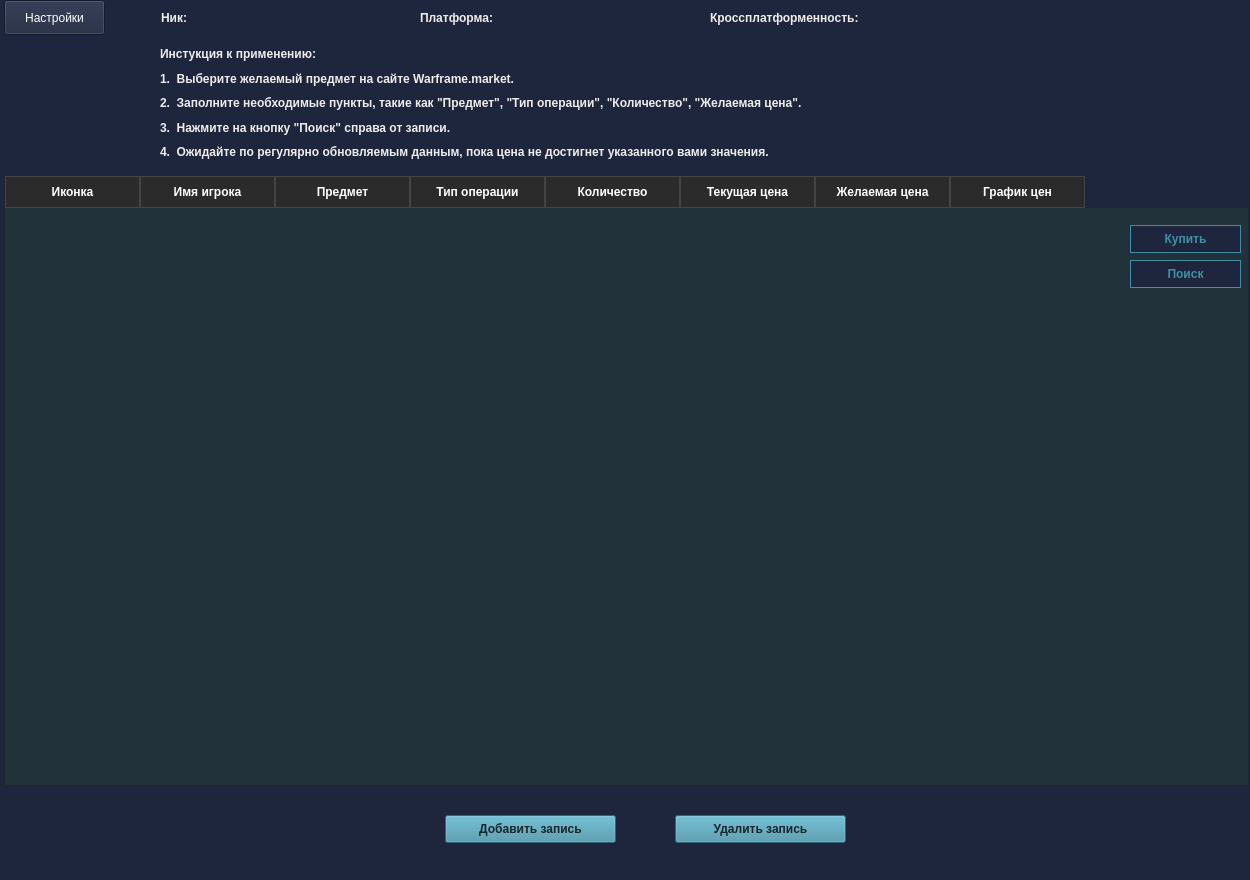
<?xml version="1.0" encoding="UTF-8"?>
<ui version="4.0">
 <class>MainWindow</class>
 <widget class="QMainWindow" name="MainWindow">
  <property name="geometry">
   <rect>
    <x>0</x>
    <y>0</y>
    <width>1250</width>
    <height>880</height>
   </rect>
  </property>
  <property name="sizePolicy">
   <sizepolicy hsizetype="Fixed" vsizetype="Fixed">
    <horstretch>0</horstretch>
    <verstretch>0</verstretch>
   </sizepolicy>
  </property>
  <property name="minimumSize">
   <size>
    <width>1250</width>
    <height>880</height>
   </size>
  </property>
  <property name="maximumSize">
   <size>
    <width>1250</width>
    <height>880</height>
   </size>
  </property>
  <property name="windowTitle">
   <string>WarframeParser</string>
  </property>
  <property name="windowIcon">
   <iconset resource="../../../PycharmProjects/warf_mark_check/icons/res-icon.qrc">
    <normaloff>:/icons/warf_parser_mini_imresizer.png</normaloff>:/icons/warf_parser_mini_imresizer.png</iconset>
  </property>
  <property name="styleSheet">
   <string notr="true">background-color: #1e263e;
color: white;
</string>
  </property>
  <widget class="QWidget" name="centralwidget">
   <widget class="QTableWidget" name="marketTable">
    <property name="geometry">
     <rect>
      <x>4</x>
      <y>175</y>
      <width>1245</width>
      <height>611</height>
     </rect>
    </property>
    <property name="focusPolicy">
     <enum>Qt::NoFocus</enum>
    </property>
    <property name="toolTip">
     <string/>
    </property>
    <property name="styleSheet">
     <string notr="true">QHeaderView::section {
    background-color: #2b2b2b; /*шапка таблицы*/
    color: #ffffff;
    padding: 6px;
    border: 1px solid #444;
    font-weight: bold;
}

QHeaderView::section:hover {
    background-color: #3a3a3a; /*подсветка при наведении*/
}

QTableWidget#marketTable {
    alternate-background-color: #18282f; 
    background-color: #22323a;
	color: #efecec;
}

QTableCornerButton::section {
    background-color: #2b2b2b; /* совпадает с фоном заголовков */
    border: 1px solid #444;    /* если нужен контур */
}

QTableWidget::item:selected {
    background-color: transparent;
}

QTableWidget::item:selected:!active {
    background-color: #418fa5;
    color: #18252a;
}

QToolTip {
    background-color: efecec; 
    color: #2b2b2b;
    padding: 5px;
}</string>
    </property>
    <property name="alternatingRowColors">
     <bool>true</bool>
    </property>
    <property name="selectionMode">
     <enum>QAbstractItemView::SingleSelection</enum>
    </property>
    <property name="selectionBehavior">
     <enum>QAbstractItemView::SelectItems</enum>
    </property>
    <property name="wordWrap">
     <bool>true</bool>
    </property>
    <property name="rowCount">
     <number>0</number>
    </property>
    <property name="columnCount">
     <number>8</number>
    </property>
    <attribute name="horizontalHeaderCascadingSectionResizes">
     <bool>true</bool>
    </attribute>
    <attribute name="horizontalHeaderDefaultSectionSize">
     <number>135</number>
    </attribute>
    <column>
     <property name="text">
      <string>Иконка</string>
     </property>
    </column>
    <column>
     <property name="text">
      <string>Имя игрока</string>
     </property>
    </column>
    <column>
     <property name="text">
      <string>Предмет</string>
     </property>
     <property name="toolTip">
      <string>предмет с маркета</string>
     </property>
    </column>
    <column>
     <property name="text">
      <string>Тип операции</string>
     </property>
     <property name="toolTip">
      <string>покупка/продажа</string>
     </property>
    </column>
    <column>
     <property name="text">
      <string>Количество</string>
     </property>
     <property name="toolTip">
      <string>кол-во предметов</string>
     </property>
    </column>
    <column>
     <property name="text">
      <string>Текущая цена</string>
     </property>
    </column>
    <column>
     <property name="text">
      <string>Желаемая цена</string>
     </property>
     <property name="toolTip">
      <string>ожидаемая цена</string>
     </property>
    </column>
    <column>
     <property name="text">
      <string>График цен</string>
     </property>
    </column>
   </widget>
   <widget class="QPushButton" name="add_btn">
    <property name="geometry">
     <rect>
      <x>445</x>
      <y>815</y>
      <width>171</width>
      <height>28</height>
     </rect>
    </property>
    <property name="styleSheet">
     <string notr="true">color: #18252a;
background-color: #418fa5;
font-weight: bold;</string>
    </property>
    <property name="text">
     <string>Добавить запись</string>
    </property>
    <property name="icon">
     <iconset resource="../../../PycharmProjects/warf_mark_check/icons/res-icon.qrc">
      <normaloff>:/icons/assignment_add_24dp_E3E3E3_FILL0_wght400_GRAD0_opsz24.svg</normaloff>:/icons/assignment_add_24dp_E3E3E3_FILL0_wght400_GRAD0_opsz24.svg</iconset>
    </property>
   </widget>
   <widget class="QPushButton" name="delete_btn">
    <property name="geometry">
     <rect>
      <x>675</x>
      <y>815</y>
      <width>171</width>
      <height>28</height>
     </rect>
    </property>
    <property name="styleSheet">
     <string notr="true">color: #18252a;
background-color: #418fa5;
font-weight: bold;</string>
    </property>
    <property name="text">
     <string>Удалить запись</string>
    </property>
    <property name="icon">
     <iconset resource="../../../PycharmProjects/warf_mark_check/icons/res-icon.qrc">
      <normaloff>:/icons/delete_24dp_E3E3E3_FILL0_wght400_GRAD0_opsz24.svg</normaloff>:/icons/delete_24dp_E3E3E3_FILL0_wght400_GRAD0_opsz24.svg</iconset>
    </property>
   </widget>
   <widget class="QPushButton" name="buy_btn">
    <property name="geometry">
     <rect>
      <x>1130</x>
      <y>225</y>
      <width>111</width>
      <height>28</height>
     </rect>
    </property>
    <property name="styleSheet">
     <string notr="true">QPushButton {
color: #418fa5;
border: 1px solid #418fa5;
font-weight: bold;
}

QPushButton:hover {
	background-color: #51cdd5;
	color: #171e21;
}

</string>
    </property>
    <property name="text">
     <string>Купить</string>
    </property>
    <property name="icon">
     <iconset resource="../../../PycharmProjects/warf_mark_check/icons/res-icon.qrc">
      <normaloff>:/icons/markdown_paste_24dp_E3E3E3_FILL0_wght400_GRAD0_opsz24.svg</normaloff>:/icons/markdown_paste_24dp_E3E3E3_FILL0_wght400_GRAD0_opsz24.svg</iconset>
    </property>
   </widget>
   <widget class="QPushButton" name="buy_btn_2">
    <property name="geometry">
     <rect>
      <x>1130</x>
      <y>260</y>
      <width>111</width>
      <height>28</height>
     </rect>
    </property>
    <property name="styleSheet">
     <string notr="true">QPushButton {
color: #418fa5;
border: 1px solid #418fa5;
font-weight: bold;
}

QPushButton:hover {
	background-color: #51cdd5;
	color: #171e21;
}</string>
    </property>
    <property name="text">
     <string>Поиск</string>
    </property>
    <property name="icon">
     <iconset resource="../../../PycharmProjects/warf_mark_check/icons/res-icon.qrc">
      <normaloff>:/icons/search_24dp_E3E3E3_FILL0_wght400_GRAD0_opsz24.svg</normaloff>:/icons/search_24dp_E3E3E3_FILL0_wght400_GRAD0_opsz24.svg</iconset>
    </property>
   </widget>
   <widget class="QWidget" name="layoutWidget">
    <property name="geometry">
     <rect>
      <x>160</x>
      <y>0</y>
      <width>801</width>
      <height>171</height>
     </rect>
    </property>
    <layout class="QHBoxLayout" name="horizontalLayout">
     <property name="topMargin">
      <number>45</number>
     </property>
     <property name="bottomMargin">
      <number>10</number>
     </property>
     <item>
      <layout class="QVBoxLayout" name="verticalLayout">
       <property name="rightMargin">
        <number>5</number>
       </property>
       <item>
        <widget class="QLabel" name="label">
         <property name="styleSheet">
          <string notr="true">color: #efecec;
font-weight: bold;</string>
         </property>
         <property name="text">
          <string>Инстукция к применению: </string>
         </property>
        </widget>
       </item>
       <item>
        <widget class="QLabel" name="label_2">
         <property name="styleSheet">
          <string notr="true">color: #efecec;
font-weight: bold;</string>
         </property>
         <property name="text">
          <string>1.  Выберите желаемый предмет на сайте Warframe.market.</string>
         </property>
        </widget>
       </item>
       <item>
        <widget class="QLabel" name="label_3">
         <property name="styleSheet">
          <string notr="true">color: #efecec;
font-weight: bold;</string>
         </property>
         <property name="text">
          <string>2.  Заполните необходимые пункты, такие как &quot;Предмет&quot;, &quot;Тип операции&quot;, &quot;Количество&quot;, &quot;Желаемая цена&quot;.</string>
         </property>
        </widget>
       </item>
       <item>
        <widget class="QLabel" name="label_4">
         <property name="styleSheet">
          <string notr="true">color: #efecec;
font-weight: bold;</string>
         </property>
         <property name="text">
          <string>3.  Нажмите на кнопку &quot;Поиск&quot; справа от записи.</string>
         </property>
        </widget>
       </item>
       <item>
        <widget class="QLabel" name="label_5">
         <property name="styleSheet">
          <string notr="true">color: #efecec;
font-weight: bold;</string>
         </property>
         <property name="text">
          <string>4.  Ожидайте по регулярно обновляемым данным, пока цена не достигнет указанного вами значения.</string>
         </property>
        </widget>
       </item>
      </layout>
     </item>
    </layout>
   </widget>
   <widget class="QLabel" name="market_logo_label">
    <property name="geometry">
     <rect>
      <x>965</x>
      <y>60</y>
      <width>270</width>
      <height>71</height>
     </rect>
    </property>
    <property name="text">
     <string>&lt;a href=&quot;https://warframe.market/&quot;&gt;
    &lt;img src=&quot;:/icons/wf_market_logo.png&quot;&gt;
&lt;/a&gt;</string>
    </property>
    <property name="margin">
     <number>0</number>
    </property>
    <property name="openExternalLinks">
     <bool>true</bool>
    </property>
   </widget>
   <widget class="QLabel" name="logo_label">
    <property name="enabled">
     <bool>true</bool>
    </property>
    <property name="geometry">
     <rect>
      <x>4</x>
      <y>52</y>
      <width>151</width>
      <height>110</height>
     </rect>
    </property>
    <property name="text">
     <string>&lt;html&gt;&lt;head/&gt;&lt;body&gt;&lt;p&gt;&lt;img src=&quot;:/icons/warf_parser_ic_big_imresizer.png&quot;/&gt;&lt;/p&gt;&lt;/body&gt;&lt;/html&gt;</string>
    </property>
   </widget>
   <widget class="QPushButton" name="settings_btn">
    <property name="geometry">
     <rect>
      <x>4</x>
      <y>0</y>
      <width>101</width>
      <height>35</height>
     </rect>
    </property>
    <property name="text">
     <string>Настройки</string>
    </property>
    <property name="icon">
     <iconset>
      <normaloff>:/icons/settings_24dp_E3E3E3_FILL0_wght400_GRAD0_opsz24.svg</normaloff>:/icons/settings_24dp_E3E3E3_FILL0_wght400_GRAD0_opsz24.svg</iconset>
    </property>
   </widget>
   <widget class="QLabel" name="lbl_name">
    <property name="geometry">
     <rect>
      <x>161</x>
      <y>0</y>
      <width>55</width>
      <height>35</height>
     </rect>
    </property>
    <property name="styleSheet">
     <string notr="true">color: #efecec;
font-weight: bold;</string>
    </property>
    <property name="text">
     <string>Ник:</string>
    </property>
   </widget>
   <widget class="QLabel" name="lbl_current_name">
    <property name="geometry">
     <rect>
      <x>222</x>
      <y>0</y>
      <width>131</width>
      <height>35</height>
     </rect>
    </property>
    <property name="styleSheet">
     <string notr="true">color: #efecec;
font-weight: bold;</string>
    </property>
    <property name="text">
     <string/>
    </property>
   </widget>
   <widget class="QLabel" name="lbl_platform">
    <property name="geometry">
     <rect>
      <x>420</x>
      <y>0</y>
      <width>91</width>
      <height>35</height>
     </rect>
    </property>
    <property name="styleSheet">
     <string notr="true">color: #efecec;
font-weight: bold;</string>
    </property>
    <property name="text">
     <string>Платформа:</string>
    </property>
   </widget>
   <widget class="QLabel" name="lbl_current_platform">
    <property name="geometry">
     <rect>
      <x>520</x>
      <y>0</y>
      <width>101</width>
      <height>35</height>
     </rect>
    </property>
    <property name="styleSheet">
     <string notr="true">color: #efecec;
font-weight: bold;</string>
    </property>
    <property name="text">
     <string/>
    </property>
   </widget>
   <widget class="QLabel" name="lbl_crossplat">
    <property name="geometry">
     <rect>
      <x>710</x>
      <y>0</y>
      <width>171</width>
      <height>35</height>
     </rect>
    </property>
    <property name="styleSheet">
     <string notr="true">color: #efecec;
font-weight: bold;</string>
    </property>
    <property name="text">
     <string>Кроссплатформенность:</string>
    </property>
   </widget>
   <widget class="QLabel" name="lbl_current_crossplat">
    <property name="geometry">
     <rect>
      <x>887</x>
      <y>0</y>
      <width>71</width>
      <height>35</height>
     </rect>
    </property>
    <property name="styleSheet">
     <string notr="true">color: #efecec;
font-weight: bold;</string>
    </property>
    <property name="text">
     <string/>
    </property>
   </widget>
  </widget>
  <action name="actionactionSettings">
   <property name="text">
    <string>actionSettings</string>
   </property>
  </action>
 </widget>
 <resources>
  <include location="../../../PycharmProjects/warf_mark_check/icons/res-icon.qrc"/>
 </resources>
 <connections/>
</ui>
